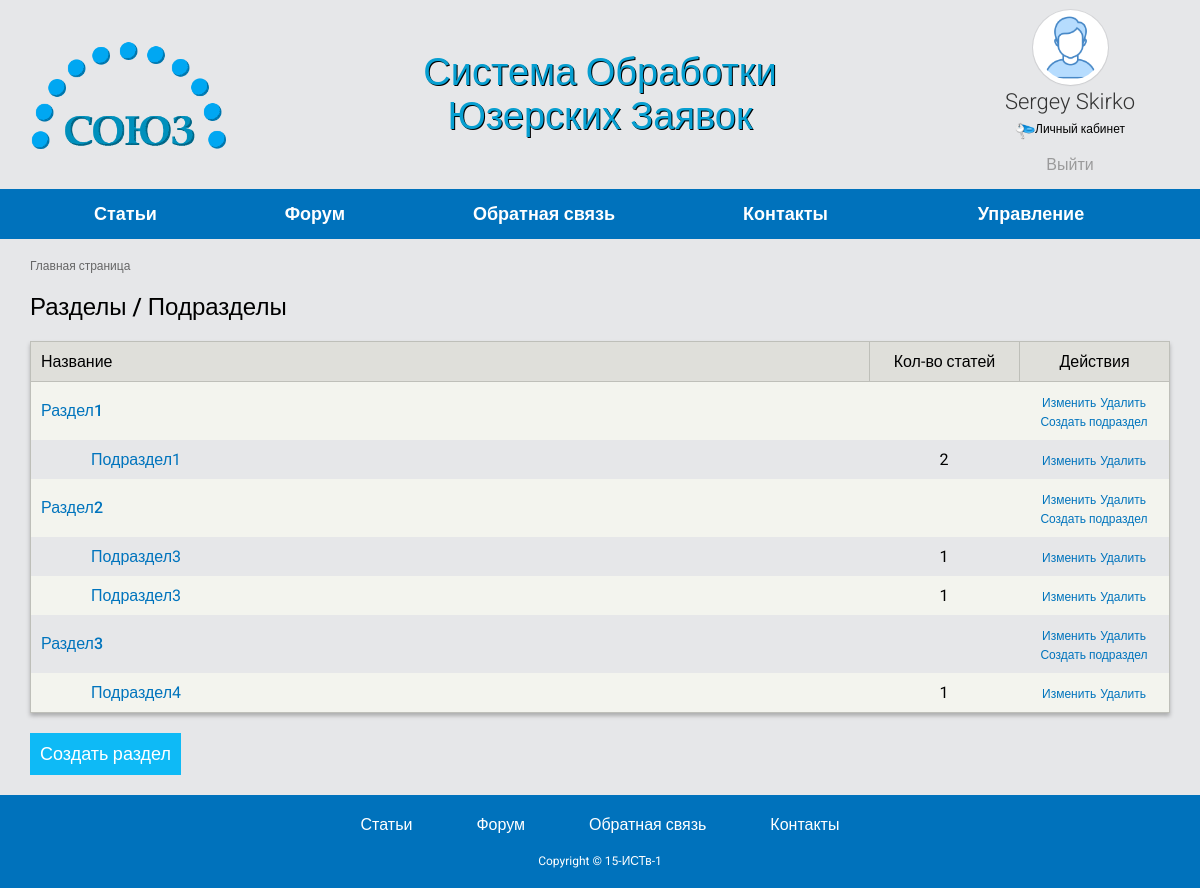
Screenshot of /manage-sections.php (signed in) with the database file from the repository.
### tables this page shows
CREATE TABLE IF NOT EXISTS `Razdel` (
  `id` int(10) NOT NULL AUTO_INCREMENT,
  `P_id` int(11) NOT NULL,
  `Name` varchar(255) NOT NULL,
  PRIMARY KEY (`id`)
);

### func/db.php (called while the page is built, shortened)
<?php
function Menu ($connection, $var)
{
	  $menu = "SELECT * FROM Razdel WHERE P_id = '$var'";
      $result = $connection->query ($menu);
      $rows = $result->num_rows;
     if (!$rows) return 0;
       else
    {
        $array = array ();
        for ($i=0; $i<$rows; $i++)
        {
            $result->data_seek ($i);
            $row =$result->fetch_array (MYSQLI_ASSOC);
            $array["$i"] = $row;
        }
    }
    return $array;
}
function Articles_Amount ($connection, $var)
{
    $search = "SELECT * FROM Articles WHERE id_Podrazdel='$var'";
    $result = $connection->query ($search);
    $sum = $result->num_rows;
    return $sum;
}
function get_menu(){
	$res = mysql_query ("SELECT * FROM Razdel");
	$arr_menu = array();
	while ($row = mysql_fetch_assoc($res)){
		$arr_menu[$row['id']] = $row;
	}
	return $arr_menu;
}

### manage-sections.php (the view, shortened to what this page needs)
<?php require 'config.php';?>
<?php require_once 'blocks/header.php';?>
	<section class="section section-content">
		<div class="section__wrap">
			<div class="manage-sections">
				<p class="manage-sections__title">Разделы / Подразделы</p>
				<div class="manage-sections__manage-table">
					<div class="manage-table">
						<div class="manage-table__header">
							<div class="manage-table__row manage-table__row_header">
								<div class="manage-table__cell manage-table__cell_header manage-table__cell_header-name manage-table__cell_name">Название</div>
								<div class="manage-table__cell manage-table__cell_header manage-table__cell_count-articles">Кол-во статей</div>
								<div class="manage-table__cell manage-table__cell_header manage-table__cell_actions">Действия</div>
							</div>
						</div>
						<div class="manage-table__body">
							<?php
							$razdel = Menu($link, 0);
								for ($i=0; $i<count($razdel); $i++) {
									$id = $razdel[$i]['id'];?>
								<div class="manage-table__row manage-table__row_body" entity-id='<?= $id ?>'>
									<div class="manage-table__cell manage-table__cell_name manage-table__cell_section-name">
										<a href='#' class='manage-table__name-link'><?php echo $razdel[$i]['Name']?></a>
									</div>
									<div class="manage-table__cell manage-table__cell_count-articles"></div>
									<div class="manage-table__cell manage-table__cell_actions">
										<a href="/section.php?id=<?= $id ?>" class="manage-table__action-link">Изменить</a>
										<a href="#" class="manage-table__action-link manage-table__action-link_remove">Удалить</a>
										<a href="/section.php?sectionParent=<?= $id ?>" class="manage-table__action-link">Создать подраздел</a>
									</div>
								</div>
								<?php
            						$podrazdel = Menu($link, $id);
           						    for ($j=0; $j<count($podrazdel); $j++) {
           						    	$id = $podrazdel[$j]['id']?>
									<div class="manage-table__row manage-table__row_subsection manage-table__row_body" entity-id='<?= $id ?>'>
										<div class="manage-table__cell manage-table__cell_name">
											<a href='manage-articles.php' class='manage-table__name-link'> <?echo $podrazdel[$j]['Name']?></a>
										</div>
										<div class="manage-table__cell manage-table__cell_count-articles"><?= Articles_Amount($link, $id) ?></div>
										<div class="manage-table__cell manage-table__cell_actions">
											<a href="/section.php?id=<?= $id ?>" class="manage-table__action-link">Изменить</a>
											<a href="#" class="manage-table__action-link manage-table__action-link_remove">Удалить</a>
										</div>
									</div>
								<?php } ?>
							<?php } ?>
						</div>
					</div>
				</div>
				<div class="manage-sections__wrap-button">
					<a href="/section.php?id=<?= 0 ?>" class="manage-sections__link-new-section">
						<button class="button button_default">Создать раздел</button>
					</a>
				</div>
			</div>
		</div>
	</section>
<?php require_once 'blocks/footer.php'; ?>

### blocks/header.php (shortened to what this page needs)
<!DOCTYPE html>
<html lang="ru">
	<head>
		<link rel="stylesheet" href="../css/index.css">
	</head>
	<body>
		<div class="sections-association">
			<section class="section section_header">
				<div class="section__wrap">
					<header class="section-header">
						<div class="section-header__logo">
							<div class="logo">
								<a href="/" class="logo__link">
									<img class="logo__image" src="/images/logo.png" alt="" role="presentation">
								</a>
							</div>
						</div>
						<div class="section-header__service-name">Система Обработки <br>Юзерских Заявок
						</div>
						<div class="section-header__form-auth">
								<?php if($_SESSION['auch'] == 1){?>
									<?php require_once('./blocks/user-panel.php') ?>
								<?php } ?>
						</div>
					</header>
				</div>
			</section>
			<section class="section section_menu">
				<div class="section__wrap">
					<div class="section-menu">
						<div class="section-menu__navigation">
							<ul id="nav">
								<nav class="navigation">
									<li>
										<div class="navigation__item"><a class="navigation__link" href="/">Статьи</a>
										</div>
									</li>
									<li>
										<div class="navigation__item"><a class="navigation__link" href="../forum.php">Форум</a>
										</div>
									</li>
									<li>
										<div class="navigation__item"><a class="navigation__link" href="../feedback.php">Обратная связь</a>
										</div>
									</li>
									<li>
										<div class="navigation__item"><a class="navigation__link" href="contact.php">Контакты</a>
										</div>
									</li>
									<?php if ($_SESSION['userlevel']==1){ ?>
										<li>
											<div class="navigation__item navigation__item_manage"><a class="navigation__link" href="">Управление</a>
											</div>
										</li>
										<?php } ?>
								</nav>
							</ul>
						</div>
					</div>
				</div>
			</section>
	<?php
	require_once '/breadcrumbs.php';
	?>

### blocks/user-panel.php
<div class="user-panel">
	<div class="user-panel__avatar">
	<?php if($_SESSION['gender']==0){ ?>
		<img src="images/avatars/user-women.png" alt="<?= $_SESSION["fio"] ?>" class="user-panel__avatar-image">
	<?php } elseif ($_SESSION['gender']==1){ ?>
		<img src="images/avatars/user-man.png" alt="<?= $_SESSION["fio"] ?>" class="user-panel__avatar-image">
	<?php }?>
	</div>
	<p class="user-panel__name"><?= $_SESSION["fio"] ?></p>
	<p class="user-panel__link-wrap">
		<a href="lk.php" class="user-panel__link"><img src='/images/lk-image.png' width='20' height='20'>Личный кабинет</a>
	</p>
	<div class="user-panel__footer">
		<a href='logout.php' class="user-panel__button-exit">Выйти</a>
	</div>
</div>

### blocks/breadcrumbs.php (shortened to what this page needs)
<section class="section section_breadcrumbs">
	<div class="section__wrap">
		<div class="section-breadcrumbs">
			<ul class="breadcrumbs">
<?php
$menu = get_menu();
if ($breadcrumbs_array){
    $breadcrumbs = "<a href='index.php'>Главная страница</a> / ";
    foreach($breadcrumbs_array as $id => $Name){
    $breadcrumbs .= "<a href = '?id=$id'>$Name</a> / ";
    }
    $breadcrumbs = rtrim($breadcrumbs, ' / ');
    $breadcrumbs = preg_replace("#(.+)?<a.+>(.+)</a>$#", "$1$2", $breadcrumbs);
} else {
    $breadcrumbs = "<a href='index.php'>Главная страница</a> ";
}
?>
<p><?=$breadcrumbs;?></p>
			</ul>
		</div>
	</div>
</section>

### blocks/footer.php (shortened to what this page needs)
			<section class="section section_footer">
				<div class="section__wrap">
					<div class="section-footer">
						<div class="section-footer__links">
							<ul class="footer-links">
								<li class="footer-links__link-wrap"><a class="footer-links__link" href="index.php">Статьи</a>
								</li>
								<li class="footer-links__link-wrap"><a class="footer-links__link" href="forum.php">Форум</a>
								</li>
								<li class="footer-links__link-wrap"><a class="footer-links__link" href="feedback.php">Обратная связь</a>
								</li>
								<li class="footer-links__link-wrap"><a class="footer-links__link" href="contact.php">Контакты</a>
								</li>
							</ul>
						</div>
						<div class="section-footer__copyright">
							<p class="copyright">Copyright © 15-ИСТв-1
							</p>
						</div>
					</div>
				</div>
			</div>
	</body>
</html>

### rows the page displays
razdel: Name "Раздел1"
razdel: Name "Подраздел1", id "2"
razdel: Name "Раздел2"
razdel: Name "Подраздел3", id "1"
razdel: Name "Подраздел3", id "1"
razdel: Name "Раздел3"
razdel: Name "Подраздел4", id "1"

### other values shown
$_SESSION["fio"] "Sergey Skirko"
